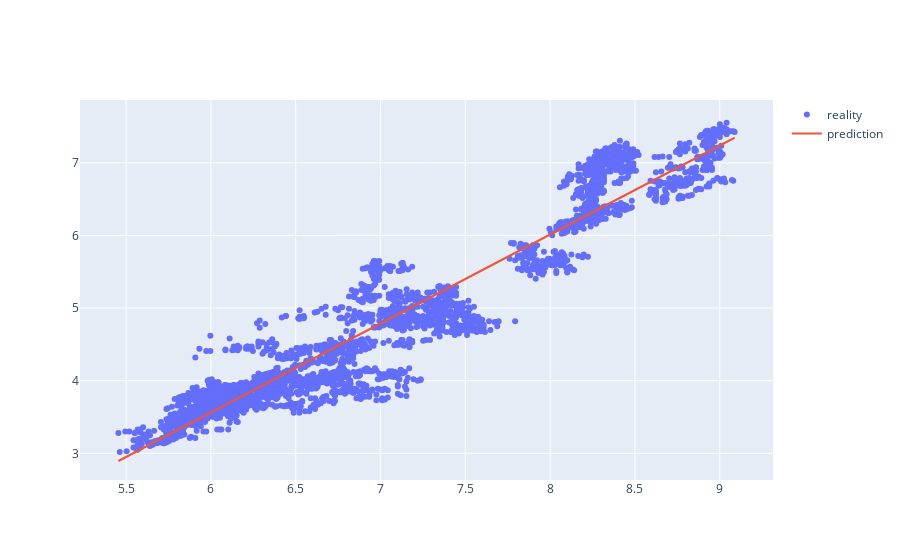

Notebook source saved alongside this figure:
### Markdown cell above
Linear Regression Model for SAHOL-VAKBN with using first 3600 input as train data.

### Code cell
fig = go.Figure()

fig.add_trace(go.Scatter(x=linear_result1['SAHOL_train'], y=linear_result1['VAKBN_train'],
                    mode='markers',
                    name='reality'))

fig.add_trace(go.Scatter(x=linear_result1['SAHOL_train'], y=linear_result1['VAKBN_expected_by_model'],
                    mode='lines',
                    name='prediction'))
fig.show()

### Figure 1 — Plotly figure (JSON) as saved in the notebook; plotly's stock layout.template omitted (floating-point values rounded to 4 significant figures; data arrays with more than 128 entries replaced by an {"elided": "..."} marker saying what was removed)
{"data": [{"mode": "markers", "name": "reality", "type": "scatter", "x": {"elided": "3600 float values"}, "y": {"elided": "3600 float values"}}, {"mode": "lines", "name": "prediction", "type": "scatter", "x": {"elided": "3600 float values"}, "y": {"elided": "3600 float values"}}], "layout": {}}
